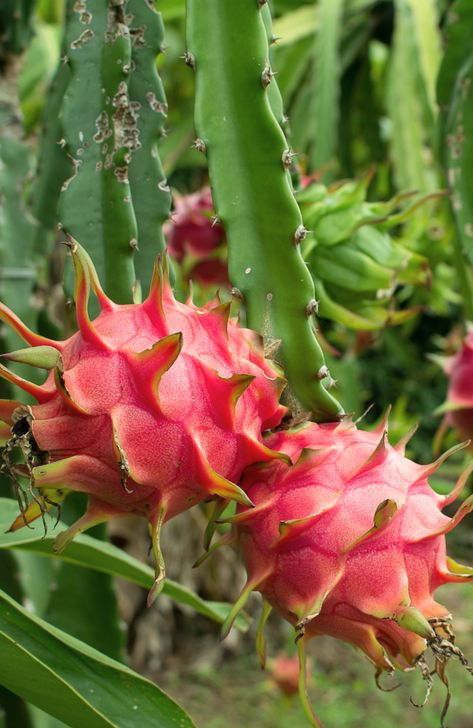
#> input picture Tuan4/TraiCayScratch/ThanhLong/08d1592828bb5908fd840089c5e57b08.jpg, 473 x 728 px, found by its file name; its folder holds only this picture in this run
$ python b1_chuan_hoa_anh_640x640.py
#> lines starting #> are read from the running program, lines starting #| are printed output that depends on the picture
import os
import cv2
import numpy as np

path = 'D:/SPKT/NamBa/Ki2/DIPR430685_23_2_03/Tuan4/TraiCayScratch/ThanhLong/'
path_new = 'D:/SPKT/NamBa/Ki2/DIPR430685_23_2_03/Tuan4/trai_cay_640x640/thanh_long/'
lst_trai_cay = os.listdir(path)
dem = 0

for filename in lst_trai_cay:
    fullname = path + filename
    imgin = cv2.imread(fullname, cv2.IMREAD_COLOR)
#> imgin is the input picture: shape (728, 473, 3); mean B, G, R 61.4, 106.4, 118
    # [5 lines of commented-out code are left out]
    M, N, C = imgin.shape
#> M = 728; N = 473; C = 3
    if M < N:
        imgout = np.zeros((N, N, C), np.uint8) + 255
        imgout[0:M, :, :] = imgin[:, :, :]
    elif M > N:
        imgout = np.zeros((M, M, C), np.uint8) + 255
        imgout[:, 0:N, :] = imgin[:, :, :]
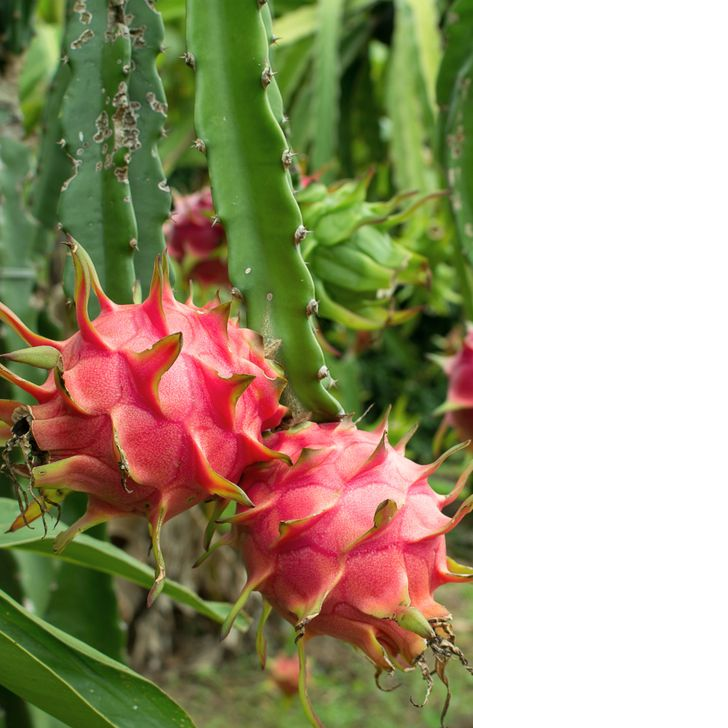
#> imgout: shape (728, 728, 3); mean B, G, R 129.2, 158.5, 166
    else:
        imgout = imgin.copy()
    imgout = cv2.resize(imgout, (640, 640))
#> imgout: shape (640, 640, 3)
    fullname_new = path_new + 'thanh_long_%04d.jpg' % dem
    print(fullname_new)
    dem = dem + 1
    cv2.imwrite(fullname_new, imgout)

$ run again, on Tuan4/TraiCayScratch/ThanhLong/2d52ec4e343d2f7052f527d29f4645c5.jpg
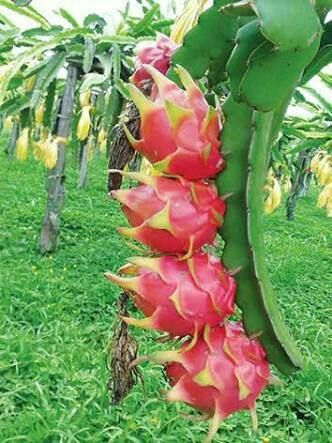
#> input picture Tuan4/TraiCayScratch/ThanhLong/2d52ec4e343d2f7052f527d29f4645c5.jpg, 332 x 443 px, found by its file name
#> imgin is the input picture: shape (443, 332, 3); mean B, G, R 95.1, 149.5, 125.8
#> `imgout[:, 0:N, :] = imgin[:, :, :]`:
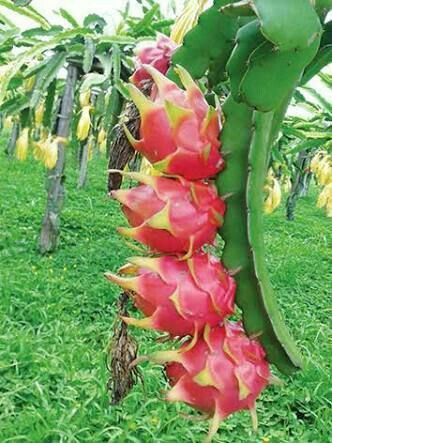
#> imgout: shape (443, 443, 3); mean B, G, R 135.2, 175.9, 158.2
#> `imgout = cv2.resize(imgout, (640, 640))`:
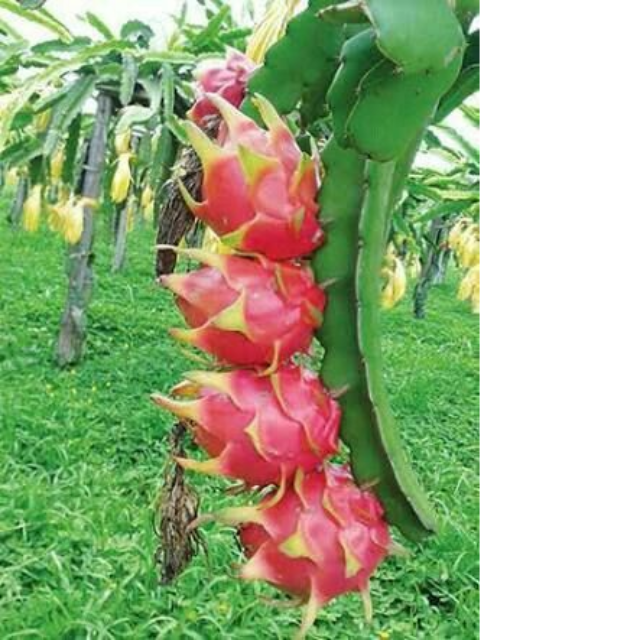
#> imgout: shape (640, 640, 3); mean B, G, R 135.1, 175.8, 158.1

$ run again, on Tuan4/TraiCayScratch/ThanhLong/377511760ed96fba665f1eb759300540.jpg
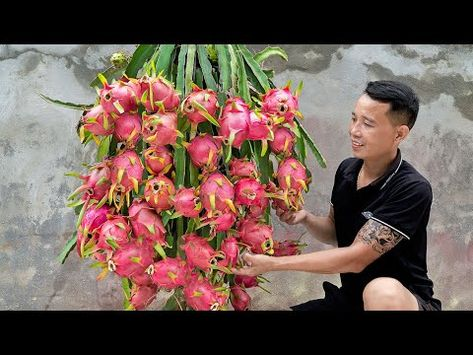
#> input picture Tuan4/TraiCayScratch/ThanhLong/377511760ed96fba665f1eb759300540.jpg, 473 x 355 px, found by its file name
#> imgin is the input picture: shape (355, 473, 3); mean B, G, R 82.7, 91, 111.2
#> `imgout[0:M, :, :] = imgin[:, :, :]`:
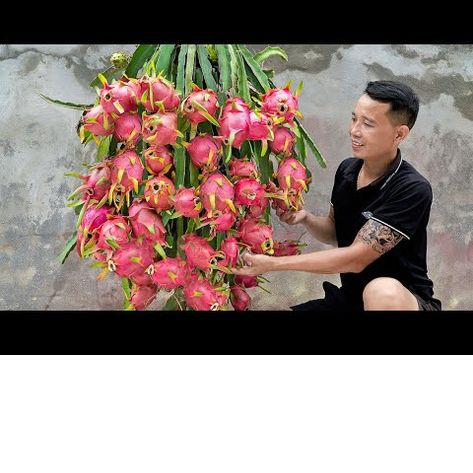
#> imgout: shape (473, 473, 3); mean B, G, R 125.7, 131.9, 147.1

$ run again, on Tuan4/TraiCayScratch/ThanhLong/459ddac87463fa4c9958ad4103527338.jpg
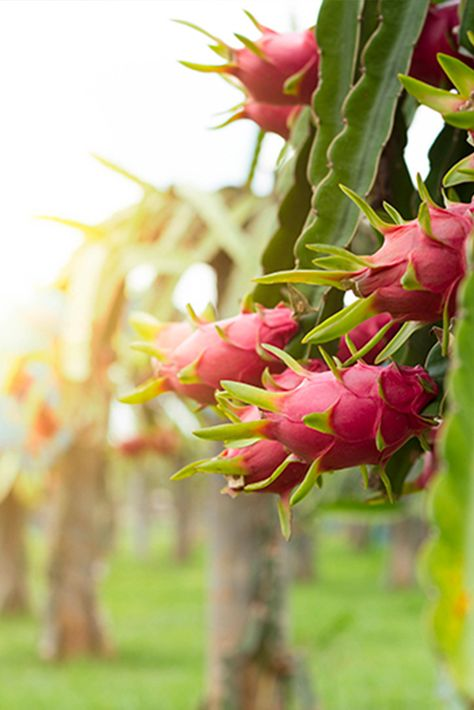
#> input picture Tuan4/TraiCayScratch/ThanhLong/459ddac87463fa4c9958ad4103527338.jpg, 474 x 710 px, found by its file name
#> imgin is the input picture: shape (710, 474, 3); mean B, G, R 117.5, 166.1, 178.3
#> `imgout[:, 0:N, :] = imgin[:, :, :]`:
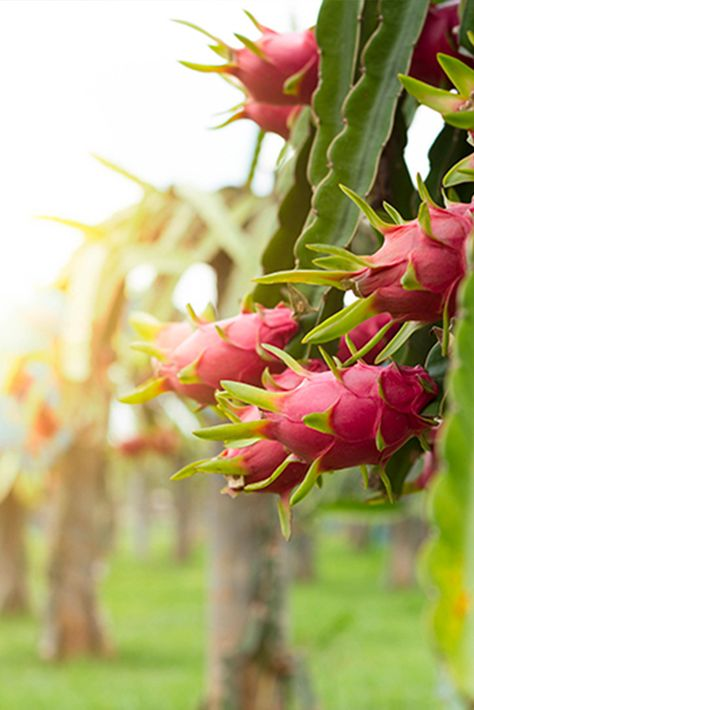
#> imgout: shape (710, 710, 3); mean B, G, R 163.2, 195.7, 203.8

$ run again, on Tuan4/TraiCayScratch/ThanhLong/21125.jpg
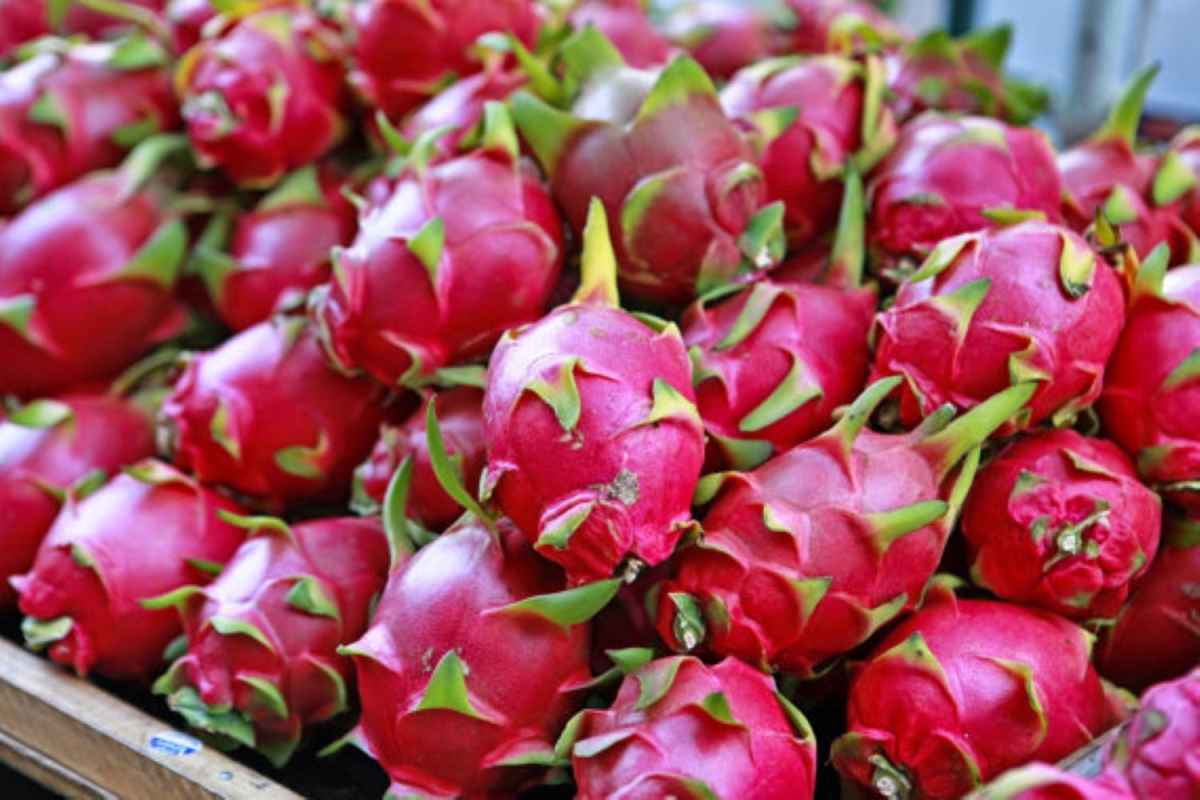
#> input picture Tuan4/TraiCayScratch/ThanhLong/21125.jpg, 1200 x 800 px, found by its file name
#> imgin is the input picture: shape (800, 1200, 3); mean B, G, R 89.8, 78, 157.9
#> `imgout[0:M, :, :] = imgin[:, :, :]`:
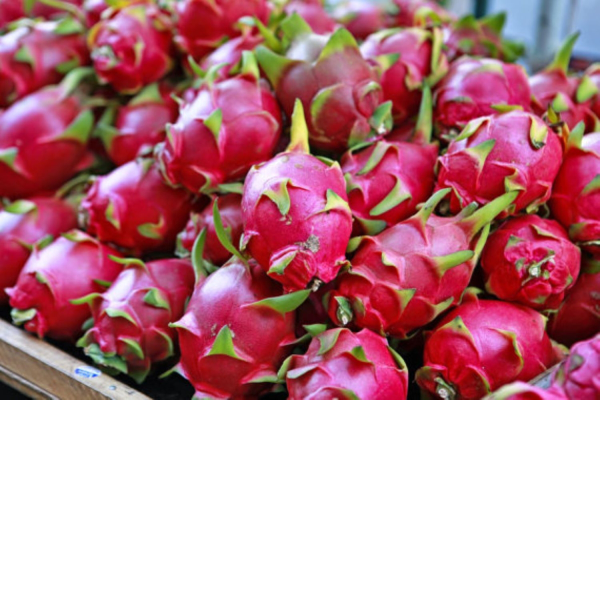
#> imgout: shape (1200, 1200, 3) (shown at 1/2 size); mean B, G, R 144.9, 137, 190.3
#> `imgout = cv2.resize(imgout, (640, 640))`:
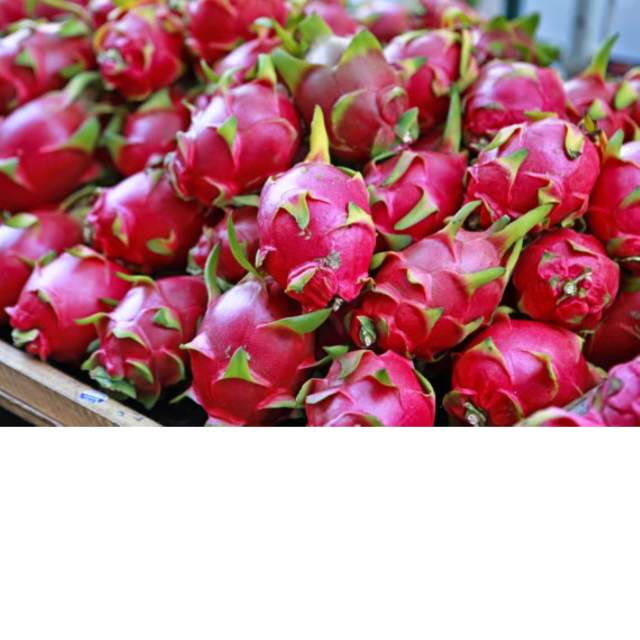
#> imgout: shape (640, 640, 3); mean B, G, R 144.8, 136.9, 190.2
